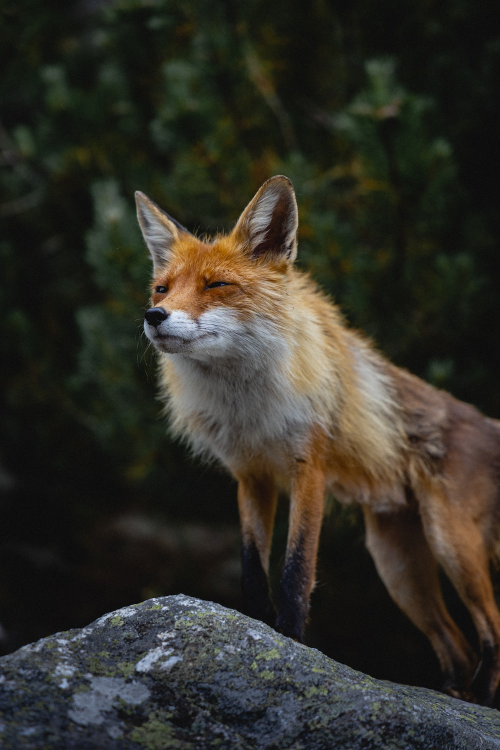
#> input picture Photos/fox.jfif, 1000 x 1500 px (shown at 1/2 size)
$ python spaces.py
#> lines starting #> are read from the running program, lines starting #| are printed output that depends on the picture
#> further down, img is the input picture: shape (1500, 1000, 3); mean B, G, R 40.3, 47.9, 49.5
import cv2 as cv
import numpy as np

def rescaleFrame(frame, scale = 0.75):
#> called with scale = 0.3
    width = int(frame.shape[1] * scale)
#> width = 300
    height = int(frame.shape[0] * scale)
#> height = 450
    dimentions = (width, height)
#> dimentions = (300, 450)
    return cv.resize(frame, dimentions, interpolation=cv.INTER_AREA)
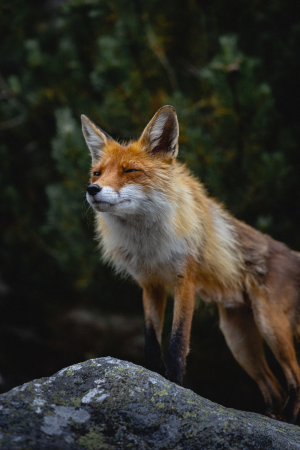
#> returned value: shape (450, 300, 3); mean of channels 0, 1, 2 40.3, 47.9, 49.5; drawn as B, G, R

img = cv.imread('Photos/fox.jfif')
img = rescaleFrame(img, 0.3)

b, g, r = cv.split(img)
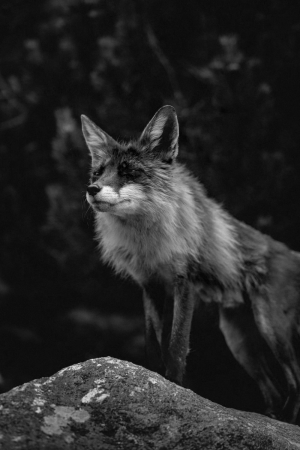
#> b: shape (450, 300); min 1, max 243, mean 40.3
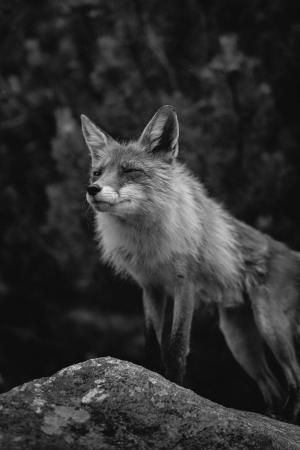
#> g: shape (450, 300); min 10, max 233, mean 47.9
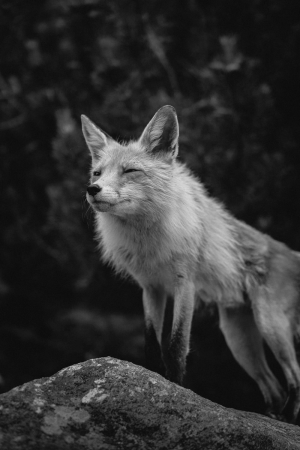
#> r: shape (450, 300); min 10, max 225, mean 49.5

blank = np.zeros(img.shape[:2], dtype='uint8')
blue = cv.merge([b, blank, blank])
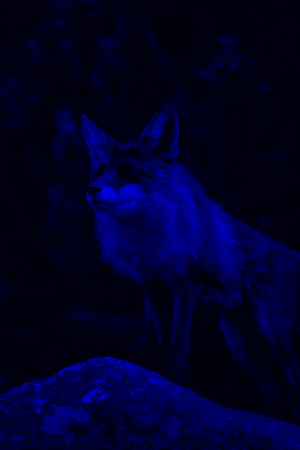
#> blue: shape (450, 300, 3); mean of channels 0, 1, 2 40.3, 0, 0; drawn as B, G, R

cv.imshow('blue', blue)

cv.waitKey(0)

$ run again, with Photos/1.jpg saved as Photos/fox.jfif
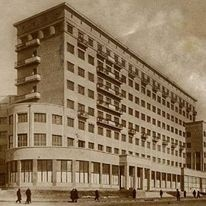
#> input picture Photos/1.jpg, 206 x 206 px
#> img is the input picture: shape (206, 206, 3); mean B, G, R 91.4, 119.2, 140.5
#> `b, g, r = cv.split(img)`:
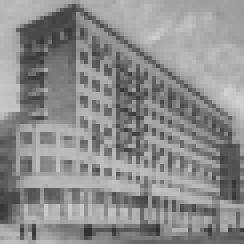
#> r: shape (61, 61) (shown 4 times larger); min 45, max 210, mean 140.5
#> `blue = cv.merge([b, blank, blank])`:
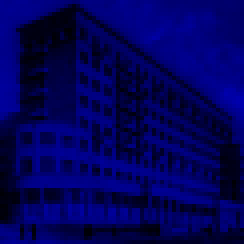
#> blue: shape (61, 61, 3) (shown 4 times larger); mean of channels 0, 1, 2 91.4, 0, 0; drawn as B, G, R
